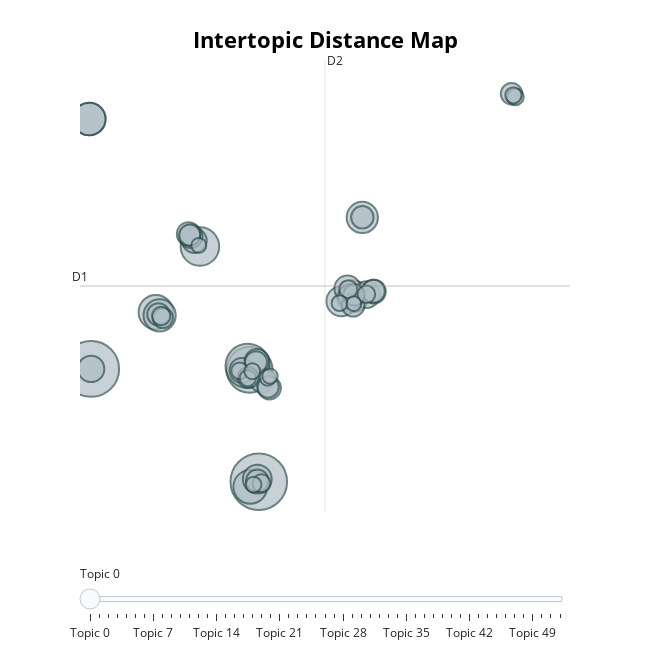

The notebook cell this image was saved under:
### Code cell
topic_model_title.visualize_topics()
